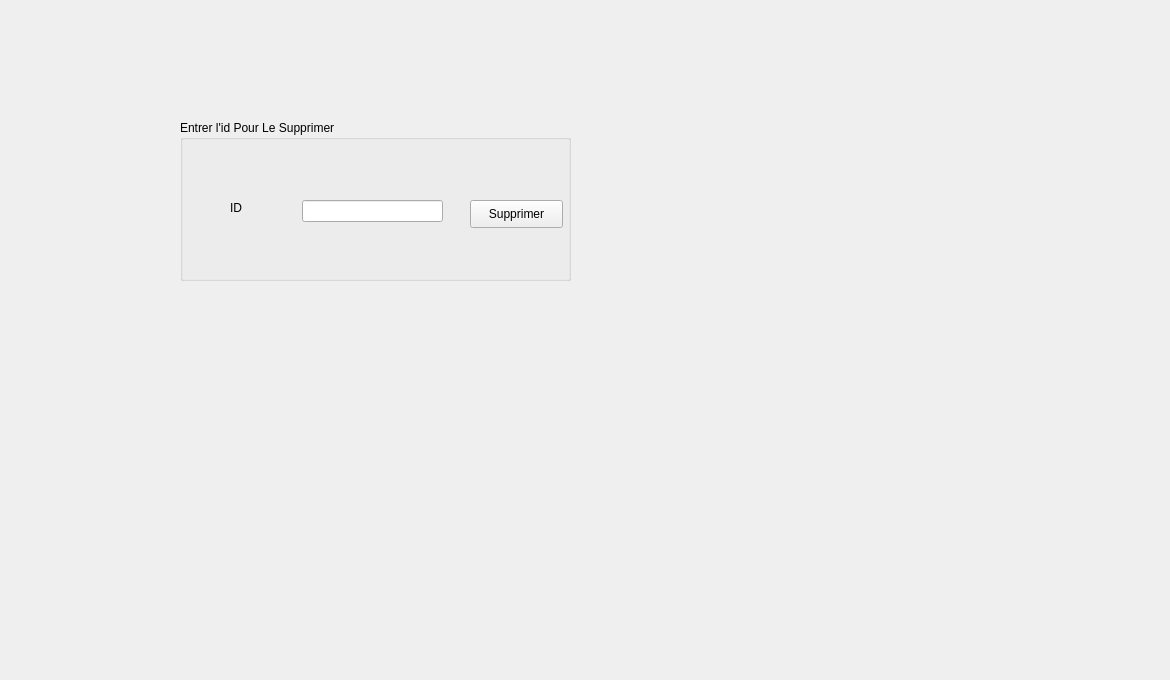
      <widget class="QWidget" name="tab_10">
       <attribute name="title">
        <string>Supprimer</string>
       </attribute>
       <widget class="QLabel" name="label_34">
        <property name="geometry">
         <rect>
          <x>-180</x>
          <y>-40</y>
          <width>1161</width>
          <height>671</height>
         </rect>
        </property>
        <property name="styleSheet">
         <string notr="true">background-image:url(:/gris.jpg)</string>
        </property>
        <property name="text">
         <string/>
        </property>
       </widget>
       <widget class="QGroupBox" name="groupBox_10">
        <property name="geometry">
         <rect>
          <x>180</x>
          <y>120</y>
          <width>391</width>
          <height>161</height>
         </rect>
        </property>
        <property name="title">
         <string>Entrer l'id Pour Le Supprimer</string>
        </property>
        <widget class="QLabel" name="label_35">
         <property name="geometry">
          <rect>
           <x>50</x>
           <y>80</y>
           <width>91</width>
           <height>16</height>
          </rect>
         </property>
         <property name="text">
          <string>ID</string>
         </property>
        </widget>
        <widget class="QLineEdit" name="lineEdit_14">
         <property name="geometry">
          <rect>
           <x>122</x>
           <y>80</y>
           <width>141</width>
           <height>22</height>
          </rect>
         </property>
        </widget>
        <widget class="QPushButton" name="pushButton_4">
         <property name="geometry">
          <rect>
           <x>290</x>
           <y>80</y>
           <width>93</width>
           <height>28</height>
          </rect>
         </property>
         <property name="text">
          <string>Supprimer</string>
         </property>
        </widget>
       </widget>
      </widget>
